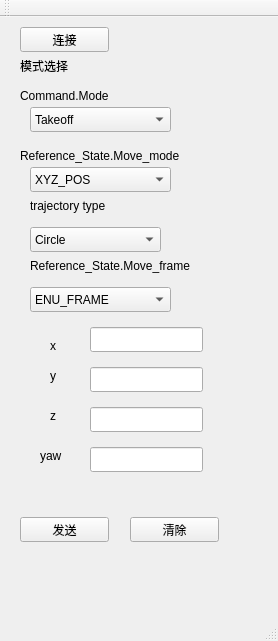
<?xml version="1.0" encoding="UTF-8"?>
<ui version="4.0">
 <class>MainWindow</class>
 <widget class="QMainWindow" name="MainWindow">
  <property name="geometry">
   <rect>
    <x>0</x>
    <y>0</y>
    <width>278</width>
    <height>641</height>
   </rect>
  </property>
  <property name="windowTitle">
   <string>MainWindow</string>
  </property>
  <widget class="QWidget" name="centralWidget">
   <widget class="QPushButton" name="pushButton">
    <property name="geometry">
     <rect>
      <x>20</x>
      <y>500</y>
      <width>89</width>
      <height>25</height>
     </rect>
    </property>
    <property name="text">
     <string>发送</string>
    </property>
   </widget>
   <widget class="QPushButton" name="pushButton_2">
    <property name="geometry">
     <rect>
      <x>130</x>
      <y>500</y>
      <width>89</width>
      <height>25</height>
     </rect>
    </property>
    <property name="text">
     <string>清除</string>
    </property>
   </widget>
   <widget class="QLabel" name="label">
    <property name="geometry">
     <rect>
      <x>20</x>
      <y>40</y>
      <width>67</width>
      <height>17</height>
     </rect>
    </property>
    <property name="text">
     <string>模式选择</string>
    </property>
   </widget>
   <widget class="QComboBox" name="comboBox">
    <property name="geometry">
     <rect>
      <x>30</x>
      <y>90</y>
      <width>141</width>
      <height>25</height>
     </rect>
    </property>
    <item>
     <property name="text">
      <string>Takeoff</string>
     </property>
    </item>
    <item>
     <property name="text">
      <string>Hold</string>
     </property>
    </item>
    <item>
     <property name="text">
      <string>Land</string>
     </property>
    </item>
    <item>
     <property name="text">
      <string>Move</string>
     </property>
    </item>
    <item>
     <property name="text">
      <string>Disarm</string>
     </property>
    </item>
    <item>
     <property name="text">
      <string>User_Mode1</string>
     </property>
    </item>
    <item>
     <property name="text">
      <string>User_Mode2</string>
     </property>
    </item>
   </widget>
   <widget class="QComboBox" name="comboBox_2">
    <property name="geometry">
     <rect>
      <x>30</x>
      <y>150</y>
      <width>141</width>
      <height>25</height>
     </rect>
    </property>
    <item>
     <property name="text">
      <string>XYZ_POS</string>
     </property>
    </item>
    <item>
     <property name="text">
      <string>XY_POS_Z_VEL</string>
     </property>
    </item>
    <item>
     <property name="text">
      <string>XY_VEL_Z_POS</string>
     </property>
    </item>
    <item>
     <property name="text">
      <string>XYZ_VEL</string>
     </property>
    </item>
    <item>
     <property name="text">
      <string>TRAJECTORY</string>
     </property>
    </item>
   </widget>
   <widget class="QLabel" name="label_2">
    <property name="geometry">
     <rect>
      <x>20</x>
      <y>70</y>
      <width>121</width>
      <height>17</height>
     </rect>
    </property>
    <property name="text">
     <string>Command.Mode</string>
    </property>
   </widget>
   <widget class="QLabel" name="label_3">
    <property name="geometry">
     <rect>
      <x>20</x>
      <y>130</y>
      <width>211</width>
      <height>17</height>
     </rect>
    </property>
    <property name="text">
     <string>Reference_State.Move_mode</string>
    </property>
   </widget>
   <widget class="QLabel" name="label_4">
    <property name="geometry">
     <rect>
      <x>30</x>
      <y>240</y>
      <width>211</width>
      <height>17</height>
     </rect>
    </property>
    <property name="text">
     <string>Reference_State.Move_frame</string>
    </property>
   </widget>
   <widget class="QComboBox" name="comboBox_3">
    <property name="geometry">
     <rect>
      <x>30</x>
      <y>270</y>
      <width>141</width>
      <height>25</height>
     </rect>
    </property>
    <item>
     <property name="text">
      <string>ENU_FRAME</string>
     </property>
    </item>
    <item>
     <property name="text">
      <string>BODY_FRAME</string>
     </property>
    </item>
   </widget>
   <widget class="QLineEdit" name="lineEdit">
    <property name="geometry">
     <rect>
      <x>90</x>
      <y>310</y>
      <width>113</width>
      <height>25</height>
     </rect>
    </property>
   </widget>
   <widget class="QLineEdit" name="lineEdit_2">
    <property name="geometry">
     <rect>
      <x>90</x>
      <y>350</y>
      <width>113</width>
      <height>25</height>
     </rect>
    </property>
   </widget>
   <widget class="QLineEdit" name="lineEdit_3">
    <property name="geometry">
     <rect>
      <x>90</x>
      <y>390</y>
      <width>113</width>
      <height>25</height>
     </rect>
    </property>
   </widget>
   <widget class="QLineEdit" name="lineEdit_4">
    <property name="geometry">
     <rect>
      <x>90</x>
      <y>430</y>
      <width>113</width>
      <height>25</height>
     </rect>
    </property>
   </widget>
   <widget class="QLabel" name="label_5">
    <property name="geometry">
     <rect>
      <x>50</x>
      <y>320</y>
      <width>16</width>
      <height>17</height>
     </rect>
    </property>
    <property name="text">
     <string>x</string>
    </property>
   </widget>
   <widget class="QLabel" name="label_6">
    <property name="geometry">
     <rect>
      <x>50</x>
      <y>390</y>
      <width>16</width>
      <height>17</height>
     </rect>
    </property>
    <property name="text">
     <string>z</string>
    </property>
   </widget>
   <widget class="QLabel" name="label_8">
    <property name="geometry">
     <rect>
      <x>40</x>
      <y>430</y>
      <width>31</width>
      <height>17</height>
     </rect>
    </property>
    <property name="text">
     <string>yaw</string>
    </property>
   </widget>
   <widget class="QLabel" name="label_9">
    <property name="geometry">
     <rect>
      <x>50</x>
      <y>350</y>
      <width>16</width>
      <height>17</height>
     </rect>
    </property>
    <property name="text">
     <string>y</string>
    </property>
   </widget>
   <widget class="QComboBox" name="comboBox_4">
    <property name="geometry">
     <rect>
      <x>30</x>
      <y>210</y>
      <width>131</width>
      <height>25</height>
     </rect>
    </property>
    <item>
     <property name="text">
      <string>Circle</string>
     </property>
    </item>
    <item>
     <property name="text">
      <string>Eight Shape</string>
     </property>
    </item>
    <item>
     <property name="text">
      <string>Step</string>
     </property>
    </item>
   </widget>
   <widget class="QLabel" name="label_7">
    <property name="geometry">
     <rect>
      <x>30</x>
      <y>180</y>
      <width>141</width>
      <height>17</height>
     </rect>
    </property>
    <property name="text">
     <string>trajectory type</string>
    </property>
   </widget>
   <widget class="QPushButton" name="pushButton_3">
    <property name="geometry">
     <rect>
      <x>20</x>
      <y>10</y>
      <width>89</width>
      <height>25</height>
     </rect>
    </property>
    <property name="text">
     <string>连接</string>
    </property>
   </widget>
  </widget>
  <widget class="QMenuBar" name="menuBar">
   <property name="geometry">
    <rect>
     <x>0</x>
     <y>0</y>
     <width>278</width>
     <height>28</height>
    </rect>
   </property>
  </widget>
  <widget class="QToolBar" name="mainToolBar">
   <attribute name="toolBarArea">
    <enum>TopToolBarArea</enum>
   </attribute>
   <attribute name="toolBarBreak">
    <bool>false</bool>
   </attribute>
  </widget>
  <widget class="QStatusBar" name="statusBar"/>
 </widget>
 <layoutdefault spacing="6" margin="11"/>
 <resources/>
 <connections/>
</ui>
